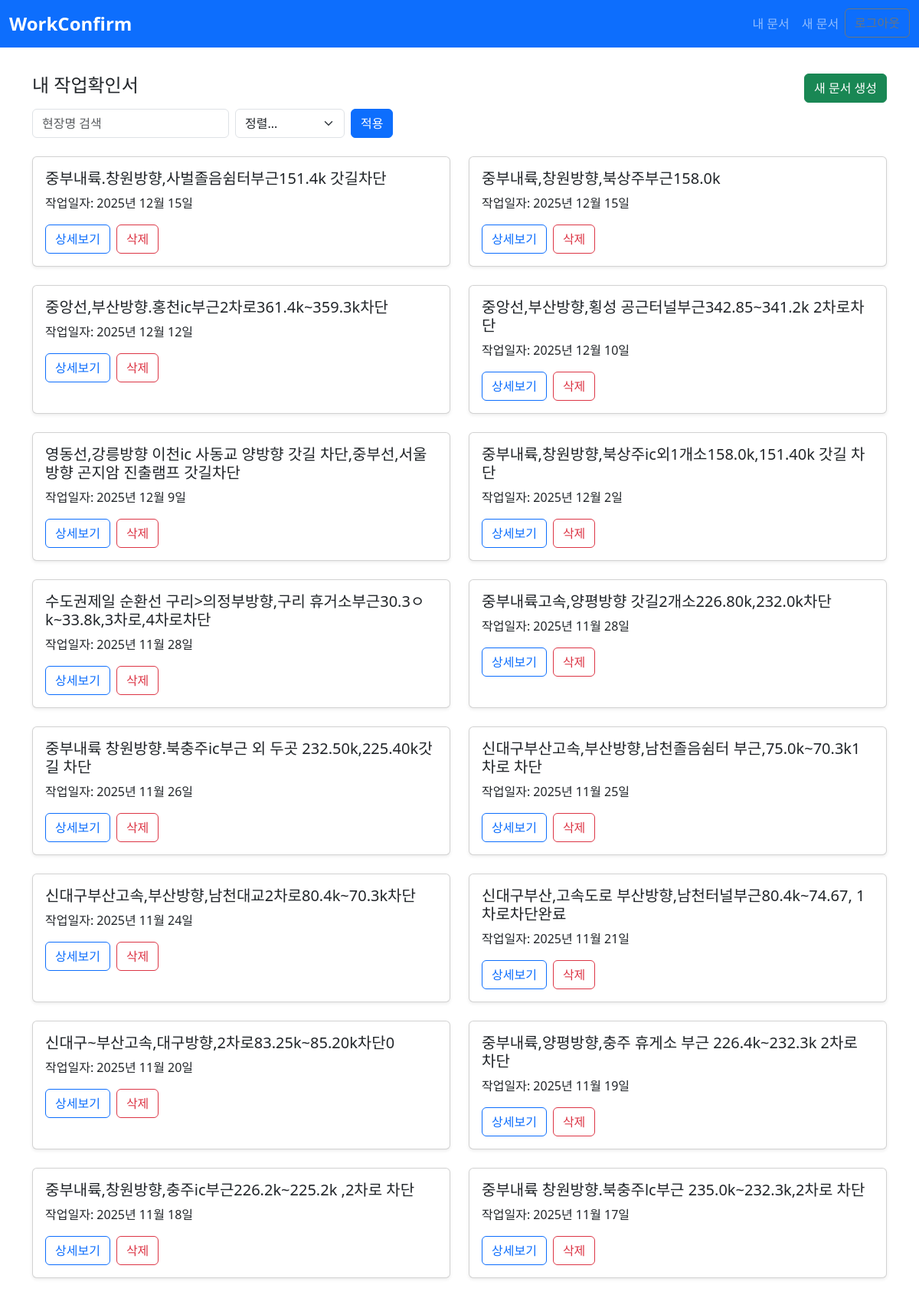
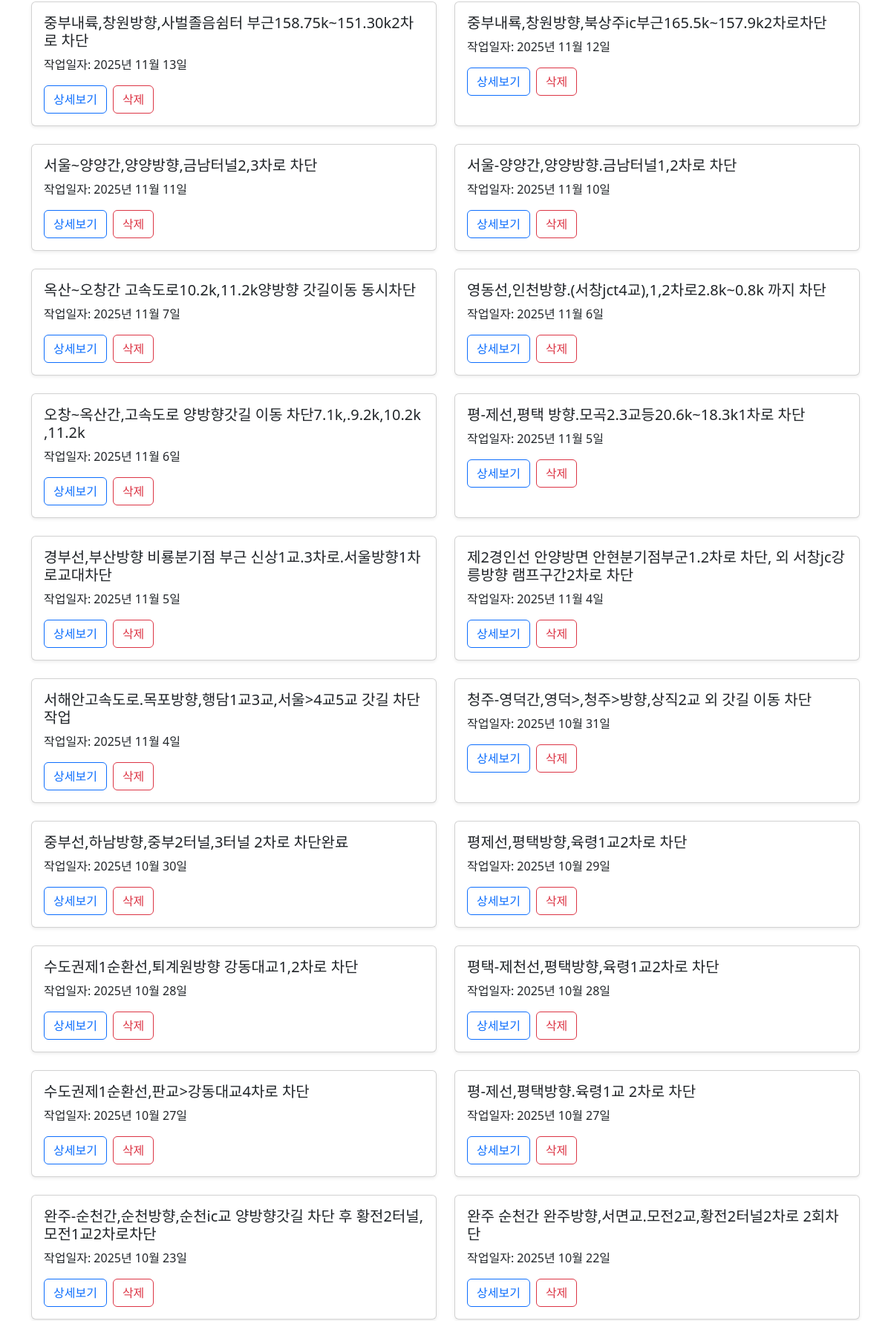
Page / (signed in, upper part) on the committed database (2 pictures, top to bottom).
### app/models.py (models this page shows, shortened)
class WorkFormDocument(models.Model):
    user          = models.ForeignKey(
                    settings.AUTH_USER_MODEL,
                        on_delete=models.CASCADE,
                        related_name='documents',
                        default = None
                    )
    created_at = models.DateTimeField(auto_now_add=True)
    folder_name = models.CharField('폴더명', max_length=255)
    docx_file = models.FileField('DOCX 파일', upload_to=upload_to)
    preview_image = models.ImageField('미리보기 이미지', upload_to=upload_to)
    class Meta:
        ordering = ['-created_at']

class WorkFormEntry(models.Model):
    document = models.ForeignKey(
        WorkFormDocument,
        on_delete=models.CASCADE,
        related_name='entries'
    )
    work_date    = models.DateField('작업일자')
    location     = models.CharField('현장명', max_length=100)
    device       = models.CharField('장비명', max_length=100)
    carno        = models.CharField('차량번호', max_length=100, blank=True)
    start_time   = models.TimeField('시작시간')
    end_time     = models.TimeField('종료시간')
    end_day      = models.CharField('종료일', max_length=10, choices=DAY_CHOICES, default='same')
    work_content = models.TextField('작업내용')
    confirm_date = models.DateField('확인일자')
    cert_17      = models.CharField('차단팀장명', max_length=100, blank=True)
    cert_18      = models.CharField('현장책임자명', max_length=100, blank=True)
    created_at   = models.DateTimeField(auto_now_add=True)
    class Meta:
        ordering = ['-created_at']

### app/views.py (the view)
# urls.py: path('',               views.document_list,   name='document_list'),
@login_required
def document_list(request):
    qs = WorkFormDocument.objects.filter(user=request.user)
    q = request.GET.get('q', '').strip()
    if q:
        qs = qs.filter(entries__location__icontains=q)
    sort = request.GET.get('sort')
    if sort == 'date_asc':
        qs = qs.order_by('entries__work_date')
    elif sort == 'date_desc':
        qs = qs.order_by('-entries__work_date')
    elif sort == 'name_asc':
        qs = qs.order_by('entries__location')
    elif sort == 'name_desc':
        qs = qs.order_by('-entries__location')
    else:
        qs = qs.order_by('-created_at')
    documents = qs.distinct()
    return render(request, 'app/document_list.html', {
        'documents': documents,
        'q': q,
        'sort': sort,
    })

### app/templates/app/document_list.html (shortened to what this page needs)
{% extends 'app/base.html' %}
{% block content %}
<div class="d-flex justify-content-between align-items-center mt-4 mb-2">
  <h4>내 작업확인서</h4>
  <a href="{% url 'document_create' %}" class="btn btn-success">새 문서 생성</a>
</div>
<form method="get" class="row g-2 align-items-center mb-4">
  <div class="col-auto">
    <input
      type="text"
      name="q"
      class="form-control"
      placeholder="현장명 검색"
      value="{{ q }}"
    >
  </div>
  <div class="col-auto">
    <select name="sort" class="form-select">
      <option value="">정렬...</option>
    </select>
  </div>
  <div class="col-auto">
    <button type="submit" class="btn btn-primary">적용</button>
  </div>
</form>
<div class="row row-cols-1 row-cols-md-2 g-4">
{% for doc in documents %}
  {% with entry=doc.entries.all.0 %}
    <div class="col">
      <div class="card h-100 shadow-sm">
        <div class="card-body">
          <h5 class="card-title">{{ entry.location }}</h5>
          <p class="card-text">작업일자: {{ entry.work_date }}</p>
          <div class="d-flex">
            <a href="{% url 'document_detail' doc.pk %}"
               class="btn btn-outline-primary me-2">
              상세보기
            </a>
            <form method="post"
                  action="{% url 'document_delete' doc.pk %}"
                  style="display:inline;"
                  onsubmit="return confirm('정말 이 문서를 삭제하시겠습니까?');">
              <button type="submit" class="btn btn-outline-danger">
                삭제
              </button>
            </form>
          </div>
        </div>
      </div>
    </div>
  {% endwith %}
{% endfor %}
</div>
{% endblock %}

### app/templates/app/base.html (style rules this page uses)
body { padding-top: 4.5rem; }

### rows in the picture
WorkFormDocument: entries.all.0.location "중부내륙.창원방향,사벌졸음쉼터부근151.4k 갓길차단", entries.all.0.work_date "2025년 12월 15일"
WorkFormDocument: entries.all.0.location "중부내륙,창원방향,북상주부근158.0k", entries.all.0.work_date "2025년 12월 15일"
WorkFormDocument: entries.all.0.location "중앙선,부산방향.홍천ic부근2차로361.4k~359.3k차단", entries.all.0.work_date "2025년 12월 12일"
WorkFormDocument: entries.all.0.location "중앙선,부산방향,횡성 공근터널부근342.85~341.2k 2차로차단", entries.all.0.work_date "2025년 12월 10일"
WorkFormDocument: entries.all.0.location "영동선,강릉방향 이천ic 사동교 양방향 갓길 차단,중부선,서울방향 곤지암 진출램프 갓길차단", entries.all.0.work_date "2025년 12월 9일"
WorkFormDocument: entries.all.0.location "중부내륙,창원방향,북상주ic외1개소158.0k,151.40k 갓길 차단", entries.all.0.work_date "2025년 12월 2일"
WorkFormDocument: entries.all.0.location "수도권제일 순환선 구리>의정부방향,구리 휴거소부근30.3ㅇk~33.8k,3차로,4차로차단", entries.all.0.work_date "2025년 11월 28일"
WorkFormDocument: entries.all.0.location "중부내륙고속,양평방향 갓길2개소226.80k,232.0k차단", entries.all.0.work_date "2025년 11월 28일"
WorkFormDocument: entries.all.0.location "중부내륙 창원방향.북충주ic부근 외 두곳 232.50k,225.40k갓길 차단", entries.all.0.work_date "2025년 11월 26일"
WorkFormDocument: entries.all.0.location "신대구부산고속,부산방향,남천졸음쉼터 부근,75.0k~70.3k1차로 차단", entries.all.0.work_date "2025년 11월 25일"
WorkFormDocument: entries.all.0.location "신대구부산고속,부산방향,남천대교2차로80.4k~70.3k차단", entries.all.0.work_date "2025년 11월 24일"
WorkFormDocument: entries.all.0.location "신대구부산,고속도로 부산방향,남천터널부근80.4k~74.67, 1차로차단완료", entries.all.0.work_date "2025년 11월 21일"
WorkFormDocument: entries.all.0.location "신대구~부산고속,대구방향,2차로83.25k~85.20k차단0", entries.all.0.work_date "2025년 11월 20일"
WorkFormDocument: entries.all.0.location "중부내륙,양평방향,충주 휴게소 부근 226.4k~232.3k 2차로 차단", entries.all.0.work_date "2025년 11월 19일"
WorkFormDocument: entries.all.0.location "중부내륙,창원방향,충주ic부근226.2k~225.2k ,2차로 차단", entries.all.0.work_date "2025년 11월 18일"
WorkFormDocument: entries.all.0.location "중부내륙 창원방향.북충주lc부근 235.0k~232.3k,2차로 차단", entries.all.0.work_date "2025년 11월 17일"
WorkFormDocument: entries.all.0.location "중부내륙,창원방향,사벌졸음쉼터 부근158.75k~151.30k2차로 차단", entries.all.0.work_date "2025년 11월 13일"
WorkFormDocument: entries.all.0.location "중부내룍,창원방향,북상주ic부근165.5k~157.9k2차로차단", entries.all.0.work_date "2025년 11월 12일"
WorkFormDocument: entries.all.0.location "서울~양양간,양양방향,금남터널2,3차로 차단", entries.all.0.work_date "2025년 11월 11일"
WorkFormDocument: entries.all.0.location "서울-양양간,양양방향.금남터널1,2차로 차단", entries.all.0.work_date "2025년 11월 10일"
WorkFormDocument: entries.all.0.location "옥산~오창간 고속도로10.2k,11.2k양방향 갓길이동 동시차단", entries.all.0.work_date "2025년 11월 7일"
WorkFormDocument: entries.all.0.location "영동선,인천방향.(서창jct4교),1,2차로2.8k~0.8k 까지 차단", entries.all.0.work_date "2025년 11월 6일"
WorkFormDocument: entries.all.0.location "오창~옥산간,고속도로 양방향갓길 이동 차단7.1k,.9.2k,10.2k ,11.2k", entries.all.0.work_date "2025년 11월 6일"
WorkFormDocument: entries.all.0.location "평-제선,평택 방향.모곡2.3교등20.6k~18.3k1차로 차단", entries.all.0.work_date "2025년 11월 5일"
WorkFormDocument: entries.all.0.location "경부선,부산방향 비룡분기점 부근 신상1교.3차로.서울방향1차로교대차단", entries.all.0.work_date "2025년 11월 5일"
WorkFormDocument: entries.all.0.location "제2경인선 안양방면 안현분기점부군1.2차로 차단, 외 서창jc강릉방향 램프구간2차로 차단", entries.all.0.work_date "2025년 11월 4일"
WorkFormDocument: entries.all.0.location "서해안고속도로.목포방향,행담1교3교,서울>4교5교 갓길 차단작업", entries.all.0.work_date "2025년 11월 4일"
WorkFormDocument: entries.all.0.location "청주-영덕간,영덕>,청주>방향,상직2교 외 갓길 이동 차단", entries.all.0.work_date "2025년 10월 31일"
WorkFormDocument: entries.all.0.location "중부선,하남방향,중부2터널,3터널 2차로 차단완료", entries.all.0.work_date "2025년 10월 30일"
WorkFormDocument: entries.all.0.location "평제선,평택방향,육령1교2차로 차단", entries.all.0.work_date "2025년 10월 29일"
WorkFormDocument: entries.all.0.location "수도권제1순환선,퇴계원방향 강동대교1,2차로 차단", entries.all.0.work_date "2025년 10월 28일"
WorkFormDocument: entries.all.0.location "평택-제천선,평택방향,육령1교2차로 차단", entries.all.0.work_date "2025년 10월 28일"
WorkFormDocument: entries.all.0.location "수도권제1순환선,판교>강동대교4차로 차단", entries.all.0.work_date "2025년 10월 27일"
WorkFormDocument: entries.all.0.location "평-제선,평택방향.육령1교 2차로 차단", entries.all.0.work_date "2025년 10월 27일"
WorkFormDocument: entries.all.0.location "완주-순천간,순천방향,순천ic교 양방향갓길 차단 후 황전2터널,모전1교2차로차단", entries.all.0.work_date "2025년 10월 23일"
WorkFormDocument: entries.all.0.location "완주 순천간 완주방향,서면교.모전2교,황전2터널2차로 2회차단", entries.all.0.work_date "2025년 10월 22일"
